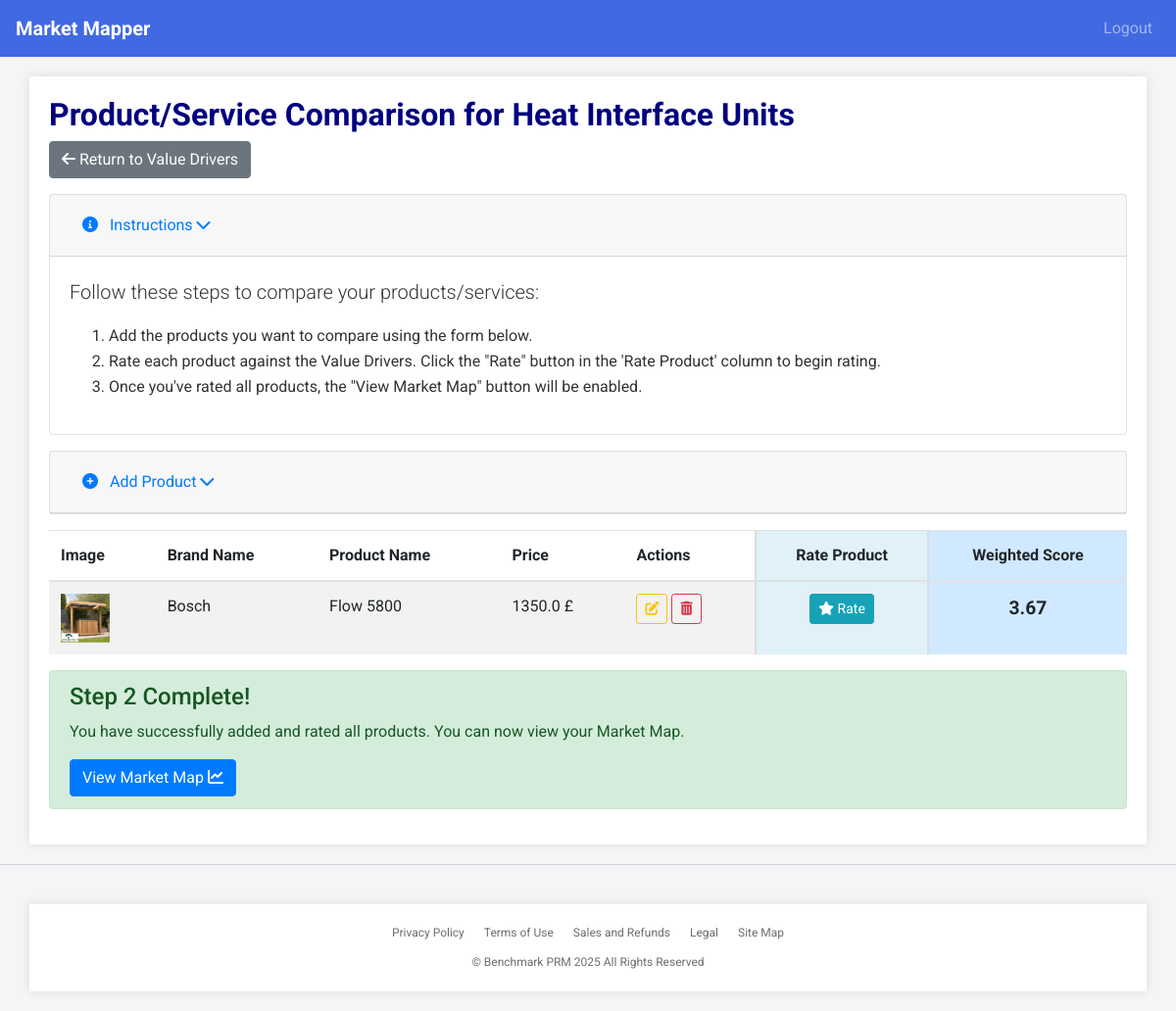
The app's page /manage/2/product_comparison (signed in) with its own data.
### app.py (models this page shows)
class Project(db.Model):
    id = db.Column(db.Integer, primary_key=True)
    name = db.Column(db.String(100), nullable=False)
    description = db.Column(db.Text)
    user_id = db.Column(db.Integer, db.ForeignKey('user.id'), nullable=False)
    has_market_map = db.Column(db.Boolean, default=False)  # EXACTLY like this

class Product(db.Model):
    id = db.Column(db.Integer, primary_key=True)
    brand_name = db.Column(db.String(100), nullable=False)
    product_name = db.Column(db.String(100), nullable=False)
    price = db.Column(db.Float)
    currency = db.Column(db.String(3), default='gbp')  # Add currency field with default
    image_filename = db.Column(db.String(255))
    project_id = db.Column(db.Integer, db.ForeignKey('project.id'), nullable=False)

### app.py (the view, shortened to what this page needs)
@app.route('/manage/<int:project_id>/product_comparison', methods=['GET', 'POST'])
@login_required
def product_comparison(project_id):
    project = Project.query.get_or_404(project_id)
    if project.user_id != current_user.id:
        flash('You are not authorized to manage this project.', 'danger')
        return redirect(url_for('dashboard'))
    products = Product.query.filter_by(project_id=project_id).all()
    product_weighted_scores = {}
    for product in products:
        total_weighted_score = 0
        ratings_for_product = Rating.query.filter_by(product_id=product.id).all()
        for rating in ratings_for_product:
            total_weighted_score += rating.score * (rating.value_driver.weighting / 100)
        product_weighted_scores[product.id] = round(total_weighted_score, 2)
    return render_template('product_comparison.html', project=project, products=products, product_weighted_scores=product_weighted_scores)

### app.py (called while the page is built)
@login_manager.user_loader
def load_user(user_id):
    return User.query.get(int(user_id))

### templates/product_comparison.html (shortened to what this page needs)
{% extends 'base.html' %}
{% block content %}
<h1>Product/Service Comparison for {{ project.name }}</h1>
<a href="{{ url_for('value_drivers', project_id=project.id) }}" class="btn btn-secondary mb-3"><i class="fas fa-arrow-left"></i> Return to Value Drivers</a>
<div class="card mb-3">
    <div class="card-header">
        <a class="btn btn-link" data-toggle="collapse" href="#instructions" role="button" aria-expanded="true" aria-controls="instructions">
            <i class="fas fa-info-circle mr-2"></i> Instructions <i class="fas fa-chevron-down ml-auto"></i>
        </a>
    </div>
    <div class="collapse show" id="instructions">
        <div class="card-body">
            <p class="lead">Follow these steps to compare your products/services:</p>
            <ol>
                <li>Add the products you want to compare using the form below.</li>
                <li>Rate each product against the Value Drivers. Click the "Rate" button in the 'Rate Product' column to begin rating.</li>
                <li>Once you've rated all products, the "View Market Map" button will be enabled.</li>
            </ol>
        </div>
    </div>
</div>
<div class="card mb-3">
    <div class="card-header">
        <a class="btn btn-link" data-toggle="collapse" href="#addProductForm" role="button" aria-expanded="false" aria-controls="addProductForm">
            <i class="fas fa-plus-circle mr-2"></i> Add Product <i class="fas fa-chevron-down ml-auto"></i>
        </a>
    </div>
</div>
{% if products %}
<div class="table-responsive">
    <table class="table table-striped">
        <thead>
            <tr>
                <th>Image</th>
                <th>Brand Name</th>
                <th>Product Name</th>
                <th>Price</th>
                <th>Actions</th>
                <th class="text-center" style="background-color: #e0f2f7; border-left: 2px solid #ddd;">Rate Product</th>
                <th class="text-center" style="background-color: #d0e9ff; border-left: 2px solid #ddd;">Weighted Score</th>
            </tr>
        </thead>
        <tbody>
            {% for product in products %}
            <tr>
                <td>
                    {% if product.image_filename %}
                    <img src="{{ url_for('static', filename='uploads/' + product.image_filename) }}" alt="{{ product.product_name }} Image" width="50">
                    {% else %}
                    No Image
                    {% endif %}
                </td>
                <td>{{ product.brand_name }}</td>
                <td>{{ product.product_name }}</td>
                <td>
                    {{ product.price }}
                    {% if product.currency == "gbp" %}£{% endif %}
                </td>
                <td>
                    <a href="{{ url_for('edit_product', project_id=project.id, product_id_to_edit=product.id) }}" class="btn btn-sm btn-outline-warning" title="Edit"><i class="fas fa-edit"></i></a>
                    <form method="POST" style="display: inline;" action="{{ url_for('delete_product', project_id=project.id, product_id_to_delete=product.id) }}">
                        <button type="submit" class="btn btn-sm btn-outline-danger" title="Delete" onclick="return confirm('Are you sure?')"><i class="fas fa-trash-alt"></i></button>
                    </form>
                </td>
                <td class="text-center" style="background-color: #e0f2f7; border-left: 2px solid #ddd;">
                    <a href="{{ url_for('rate_product', project_id=project.id, product_id_to_rate=product.id) }}" class="btn btn-sm btn-info" title="Click to rate this product"><i class="fas fa-star"></i> Rate</a>
                </td>
                <td class="text-center" style="background-color: #d0e9ff; border-left: 2px solid #ddd;"><strong style="font-size: 1.2em;">{{ product_weighted_scores.get(product.id) or 0 }}</strong></td>
            </tr>
            {% endfor %}
        </tbody>
    </table>
</div>
{% else %}
<p>No products added yet.</p>
{% endif %}
{% if products and products|length > 0 and product_weighted_scores and product_weighted_scores|length == products|length and product_weighted_scores.values()|max > 0 %}
<div class="alert alert-success" role="alert">
    <h4 class="alert-heading">Step 2 Complete!</h4>
    <p>You have successfully added and rated all products. You can now view your Market Map.</p>
    <a href="{{ url_for('market_map', project_id=project.id) }}" class="btn btn-primary">View Market Map <i class="fas fa-chart-line"></i></a>
</div>
{% else %}
<a href="{{ url_for('market_map', project_id=project.id) }}" class="btn btn-primary disabled" title="Add and rate products to view Market Map">View Market Map <i class="fas fa-chart-line"></i></a>
{% endif %}
{% endblock %}

### templates/base.html (style rules this page uses)
body { font-family: 'Roboto', sans-serif; background-color: #F5F5F5; color: #333333; line-height: 1.6; margin: 0; }
h1, h2, h3 { color: #000080; font-weight: 700; }
h1 { font-size: 32px; }
a { color: #4169E1; }

### records on screen
Project: name "Heat Interface Units"
Product: image_filename (picture), brand_name "Bosch", product_name "Flow 5800", price "1350.0", product_weighted_scores "3.67"
